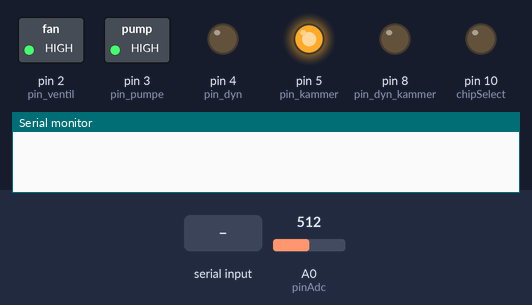
The sketch below on a simulated Arduino Mega 2560, built with avr-gcc and run on an emulated ATmega2560. Parts: switched loads named in the sketch (green lamp = pin HIGH), output pins drawn as LEDs (lit = HIGH), the last lines printed to the serial monitor. The inputs (shaded band) are chosen by the test bench; at power-on: A0 (pinAdc) = 512. The local clock reads 2024-03-15 10:24:30 at power-on unless the sketch sets it; storage starts empty.

Above: at 0.1 s.
At 2.9 s:
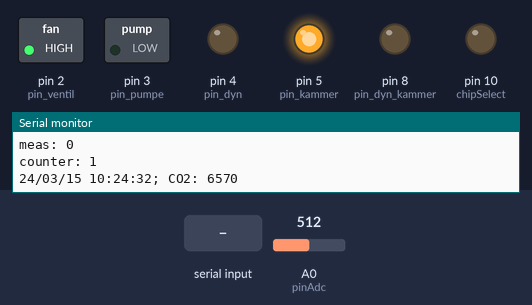
3.0 s: "1" received over the second serial link
At 31.7 s:
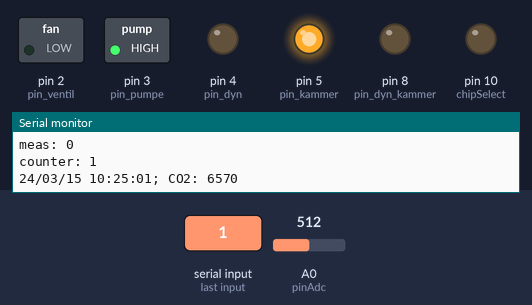
Timing chart, 0 to 32.5 s (numbered marks = the images above; inputs shaded):
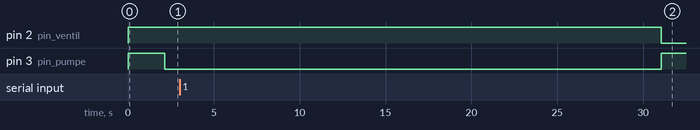

The sketch:

injektion_relais_init_mit_kammer.ino
```cpp
// Load needed packages -----------------------------------------------------------------------
#include "RTClib.h" //Time
#include "SdFat.h" //SD-card
#include "SPI.h" //needed by SD library
#include <SoftwareSerial.h>

// Create needed variables --------------------------------------------------------------------

// other input variables ------------------------------------------------
int intervall_s = 1;
int intervall_min = 0;
int relais_h = 6; //Pause zwischen inj messungen in stunden
int ventil_mins = 6;//6; //Zeitraum in dem das ventil offen ist und die inj Kammer misst
int pumpe_mins = 1; //how many minutes does the pump pump
int kammer_intervall = 10;//10; //min
int kammer_closing = 5; //min
int dyn_on = 1; // is dynament sensor turned on or not


//initial measurements
int counter = 0;//counts the initial measurements
int meas = 0;//changes between 0 = Pump and 1 =  Measurement
int n_counts = 5;//number of initial measurements
int t_init = 0;//minutes before first measurement
//int init_01 = 1; // hilfsvariable um t_init abzuwarten
//int now_init = 0;

//Time
RTC_DS1307 rtc; //Defines the real Time Object

// Pins variables
const float VRefer = 5;       // voltage of adc reference
const int pinAdc   = A0;
const int pin_ventil = 2;
const int pin_pumpe = 3;
const int pin_dyn = 4;
const int pin_kammer = 5;
const int pin_dyn_kammer = 8;

const int rx = 6;
const int tx = 7;
SoftwareSerial Serial2(rx, tx); //rx tx

//CO2 rxtx variables----------------------------------------------------
// Control Bytes -----------------------------------------------------
//Data Link Escape DLE = 0x10 (00010000)
int DLE = 0x10;
//Read RD = 0x13 (00010011)
int RD = 0x13;

//End of Frame EOF = 0x1F (00011111)
int EoF = 0x1F;
int CheckSum_High = 0x00;

// live data reads CO2 and Temp live Data simple only reads CO2
//read live Data 0x01 live Data simple 0x06
int VariableID = 0x01;
//int CheckSum_Low = 0x58; //live data simple
int CheckSum_Low = 0x53; //live Data

//bytes die an den Dynament gesendet werden
byte out_bytes[7] = {DLE, RD, VariableID, DLE, EoF, CheckSum_High, CheckSum_Low};

//live Data simple 15 bytes
//byte inBuffer[15];
//live Data with Temperature 27 bytes
byte in_bytes[50];

byte bufIndx = 0;

byte CO2_bytes[4];
byte temp_bytes[4];

 //SD variables----------------------------------------------------
SdFat sd;
const int chipSelect = 10; //Select the pin the SD card uses for communication
  //if Pin 10 is used for something else the SD library will not work
SdFile file; //Variable for the logging of data
char filename[] = "yymmdd_inj.TXT";
char filename_chamber[] = "yymmdd_chamber.TXT";
char date_char[] = "yy/mm/dd HH:MM:SS";

//Variable for USB connection
#define ECHO_TO_SERIAL 1 //0 no signal to USB 1 signal to USB
  //if False the lines regarding the Serial Monitor are not executed
unsigned int baudrate = 38400;


// Setup ----------------------------------------------------------------------
void setup(){
 // datetime -----------------------------------

   if (! rtc.begin()) {
    #if ECHO_TO_SERIAL
    Serial.println("Couldn't find RTC");
    #endif ECHO_TO_SERIAL
    while (1);
  }

  if (! rtc.isrunning()) {
//    Uhrzeit einmalig adjusten dann auskommentieren
//    rtc.adjust(DateTime(F(__DATE__), F(__TIME__)));
  }

//output pins
  pinMode(chipSelect, OUTPUT);
  pinMode(pin_ventil, OUTPUT);
  pinMode(pin_pumpe, OUTPUT);
  pinMode(pin_dyn, OUTPUT);
  pinMode(pin_kammer, OUTPUT);
  pinMode(pin_dyn_kammer, OUTPUT);

  digitalWrite(pin_kammer,HIGH);
  digitalWrite(pin_dyn_kammer,LOW);
  digitalWrite(pin_ventil,HIGH);
  digitalWrite(pin_pumpe,HIGH);
  digitalWrite(pin_dyn,LOW);
//SD -------------------------------------------------------
   #if ECHO_TO_SERIAL //if USB connection exists do the following:
   Serial.begin(baudrate); //Activate Serial Monitor
   #endif ECHO_TO_SERIAL

   Serial2.begin(baudrate);
   Serial2.flush();
   //DateTime now = rtc.now(); //Get the current time
   //now_init = now.minute(); //Get the current time
}

// loop -----------------------------------------------------
void loop(){
  if(sd.begin(chipSelect, SPI_HALF_SPEED)){

  get_filename();
  get_filename_chamber();
//  write_header();
//  write_header_chamber();

  write_header(filename, "date; CO2_ppm");
  write_header(filename_chamber, "date; CO2_ppm; temp_C; chamber");
//
    DateTime now1 = rtc.now(); //Get the current time

    // Warten -------------------------------------------------------------
    if(intervall_min > 0){
    long pause = 1000L*60L*(intervall_min) - now1.second()*1000L - 2*1000L;
    delay(pause);
    }
    if(intervall_s > 0){
      long pause = 1000L*intervall_s;
      if(pause > 0){
      delay(pause);
      }
    }
    DateTime now = rtc.now(); //Get the current time
    sprintf(date_char,"%02d/%02d/%02d %02d:%02d:%02d", now.year() % 100, now.month(), now.day(),  now.hour(), now.minute(), now.second());


  //------------------------------------
  //kammer
  //-------------------------------------

  if((now.minute() - kammer_closing - 2)  % kammer_intervall == 0){
    //digitalWrite(pin_dyn_kammer, HIGH);
    dyn_on = 0;
  }

  if((now.minute() + 2)  % kammer_intervall == 0){
    digitalWrite(pin_dyn_kammer, LOW);
    dyn_on = 1;
  }

  digitalWrite(pin_dyn_kammer, LOW);
  dyn_on = 1;
  if(dyn_on == 1){
    ////////////////////////////////////////////////////////////////////////////////////////
    read_CO2_RxTx();
    ////////////////////////////////////////////////////////////////////////////////////////

  }//dyn_on == 1


  if(now.minute() % kammer_intervall == 0){
    digitalWrite(pin_kammer,LOW);
    if(file.open(filename_chamber, O_WRITE | O_APPEND)){
      file.print(";closing");
      file.close();
    }
    #if ECHO_TO_SERIAL
    Serial.println("closing");
    #endif ECHO_TO_SERIAL
  }else if((now.minute() - kammer_closing) % kammer_intervall == 0){
    digitalWrite(pin_kammer,HIGH);
    if(file.open(filename_chamber, O_WRITE | O_APPEND)){
      file.print(";opening");
      file.close();
    }
    #if ECHO_TO_SERIAL
    Serial.println("opening");
    #endif ECHO_TO_SERIAL
  }else if(dyn_on == 1){
    if(file.open(filename_chamber, O_WRITE | O_APPEND)){
      file.print(";0");
      file.close();
    }
  }
  ////////////////////////////////////////////////////////////////////////////////////////

  ////////////////////////////////////////////////////////////////////////////////////////

  ///----------------------------------------------
  #if ECHO_TO_SERIAL
  Serial.print("meas: ");
  Serial.println(meas);
  Serial.print("counter: ");
  Serial.println(counter);
  #endif ECHO_TO_SERIAL
//initial measurements
// am anfang wird erstmal t_init gewartet damit der Schlauch sich mit CO2 fuellt
  if(counter == 0){
//    if(init_01 == 0){
//    now_init = now.minute(); //Get the current time
//    Serial.print("t_init_01:");
//    Serial.print(init_01);
//    init_01 = 1;
//    }
//
//    Serial.println("");
//
//    Serial.print("now.minute ");
//    Serial.print(now.minute());
//    Serial.print("init_time ");
//    Serial.print(now_init);
//    Serial.print("diff");
//    Serial.println(now.minute() -now_init);
//
//    if(now.minute() - now_init == t_init | now.minute() - now_init == t_init - 60 ){
//      Serial.print("counter++");
//      counter++;
//    }

    long pause = t_init * 60L*1000L;
    #if ECHO_TO_SERIAL
    Serial.print("pause: ");
    Serial.println(t_init);
    #endif ECHO_TO_SERIAL
    delay(pause);
    counter++;
  }else if(counter <= n_counts | (counter == (n_counts +1) & now.minute() % ventil_mins == 0)){
    //dann werden n_counts messungen gemacht bevor nur noch alle relais_h stunden eine messung gemacht wird
    //wenn counter n_counts +1 ist dann wird noch ein letztes mal leergepumpt

    //relais 1 off and on times ---------------------------------------------
    // ventil geht in die Inj Kamer
    //now.minute % ventil_mins != 0 heisst immer wenn die jetzige minute nicht ohne rest durch ventil_mins teilbar ist
    if(now.minute() % ventil_mins != 0){
      digitalWrite(pin_ventil,LOW);
      meas = 1;
    }else{
      digitalWrite(pin_ventil,HIGH);
    }
    // relais 2 off and on time---------------------------
    //Pumpe geht an und spuehlt inj_kammer
  if(now.minute() % ventil_mins == 0){
      digitalWrite(pin_pumpe,LOW);
      //damit nur einmal der counter hochgesetzt wird dient meas als hilfsvariable die immer nach der messung wieder auf 0 gesetzt wird
      if(meas == 1){
        counter++;
      }
      meas = 0;
    }else{
      digitalWrite(pin_pumpe,HIGH);
    }
    //CO2 auslesen und in Datei schreiben
    if(file.open(filename, O_WRITE | O_APPEND)){

   // time -------------------------------------
    SdFile::dateTimeCallback(dateTime); //Update the timestamp of the logging file
    //Datum print---------------------------------------------------------------
    file.println("");
    file.print(date_char);
    file.print(";");
    //file.flush();

    #if ECHO_TO_SERIAL
    //Serial.println("");
    Serial.print(date_char);
    Serial.print(";");
    #endif ECHO_TO_SERIAL


    // read CO2 Anaolog signal---------------------------------------------------
    float CO2 = readCO2();


   //signal an PC console ------------------------------------------
   #if ECHO_TO_SERIAL
    Serial.print(" CO2: ");
    Serial.println(CO2,0);
  #endif ECHO_TO_SERIAL


  //Werte in logfile schreiben ------------------------------------------
    file.print(CO2, 0);
    file.close();
    }

  }else{
    if(counter == (n_counts + 1)){
    digitalWrite(pin_pumpe,HIGH);
    counter++;
    }

// relais 1 off and on times -----------------------------------------------------------
  if(now.hour() % relais_h == 0){

    if(file.open(filename, O_WRITE | O_APPEND)){

   // time -------------------------------------
    SdFile::dateTimeCallback(dateTime); //Update the timestamp of the logging file
    if( now.minute() >= 1 & now.minute() < (ventil_mins + 1)){
      digitalWrite(pin_ventil,LOW);
    }else{
      digitalWrite(pin_ventil,HIGH);
    }
    // relais 2 off and on time
  if(now.minute() >= (ventil_mins + 1) & now.minute() < (ventil_mins + 1 + pumpe_mins)){
      digitalWrite(pin_pumpe,LOW);
    }else{
      digitalWrite(pin_pumpe,HIGH);
    }
    if(now.minute() <= (ventil_mins + 1)){
      digitalWrite(pin_dyn,LOW);

    //Datum print-------------------------------------------------------------
    file.println("");
    file.print(date_char);
    file.print(";");
    //file.flush();

  #if ECHO_TO_SERIAL
    Serial.print(date_char);
    Serial.print(";");
    #endif ECHO_TO_SERIAL


    // read CO2 Anaolog signal-------------------------------------------------
    float CO2 = readCO2();


   //signal an PC console ------------------------------------------
   #if ECHO_TO_SERIAL
    Serial.print(" CO2: ");
    Serial.println(CO2,0);
  #endif ECHO_TO_SERIAL


  //Werte in logfile schreiben ------------------------------------------
    file.print(CO2, 0);
    file.close();
    }else{
      digitalWrite(pin_dyn,HIGH);
      file.close();
    }//now.minute <= ventil_mins +1
  }//file.open
  }//relais_h
  }//if counter > n_counts

  }//sd.begin
}


//functions---------------------------------------------------------------------------------------------


// Function to set the timestamp of the DataFile that was created on the SD card -------------
void dateTime(uint16_t* date, uint16_t* time) {
  DateTime now = rtc.now();

  //return date using FAT_DATE macro to format fields
  *date = FAT_DATE(now.year(), now.month(), now.day());

  //return time using FAT_TIME macro to format fields
  *time = FAT_TIME(now.hour(), now.minute(), now.second());
}


void get_filename(){
DateTime now = rtc.now();

filename[0] = (now.year()/10)%10 + '0'; //To get 3rd digit from year()
filename[1] = now.year()%10 + '0'; //To get 4th digit from year()
filename[2] = now.month()/10 + '0'; //To get 1st digit from month()
filename[3] = now.month()%10 + '0'; //To get 2nd digit from month()
filename[4] = now.day()/10 + '0'; //To get 1st digit from day()
filename[5] = now.day()%10 + '0'; //To get 2nd digit from day()
//filename[6] = now.hour()/12 + '0'; //To get 1st digit from day()
//filename[7] = now.hour()%10 + '0'; //To get 2nd digit from day()
}
void get_filename_chamber(){
DateTime now = rtc.now();

filename_chamber[0] = (now.year()/10)%10 + '0'; //To get 3rd digit from year()
filename_chamber[1] = now.year()%10 + '0'; //To get 4th digit from year()
filename_chamber[2] = now.month()/10 + '0'; //To get 1st digit from month()
filename_chamber[3] = now.month()%10 + '0'; //To get 2nd digit from month()
filename_chamber[4] = now.day()/10 + '0'; //To get 1st digit from day()
filename_chamber[5] = now.day()%10 + '0'; //To get 2nd digit from day()
//filename[6] = now.hour()/12 + '0'; //To get 1st digit from day()
//filename[7] = now.hour()%10 + '0'; //To get 2nd digit from day()
}
//
void write_header(char file_name[], char header[]) {
  if(!sd.exists(file_name)){
    file.open(file_name, O_WRITE | O_CREAT | O_EXCL | O_APPEND);

    file.print(header);
    file.close();
  }
}

//void write_header() {
//  if(!sd.exists(filename)){
//    file.open(filename, O_WRITE | O_CREAT | O_EXCL | O_APPEND);
//
//    file.print("date; CO2_ppm");
//    file.close();
//  }
//}
//void write_header_chamber() {
//  if(!sd.exists(filename_chamber)){
//    file.open(filename_chamber, O_WRITE | O_CREAT | O_EXCL | O_APPEND);
//
//    file.print("date; CO2_ppm; temp_C");
//    file.close();
//  }
//}

float readVout()
{
    long sum = 0;
    for(int i=0; i<32; i++)
    {
        sum += analogRead(pinAdc);
    }
    // >>= bitshift nach rechts entspricht eine division durch 2^x also in diesem fall 2^5 also 32
    sum >>= 5;
    //Analog to Digital Converter (ADC): Analog V measured = ADC reading * System Voltage (5V) / Resolution of ADC (10 bits = 2^10 also 1023)
    float MeasuredVout = sum * (VRefer / 1023.0);


    return MeasuredVout;
}

float readCO2()
{
    // Vout samples are with reference to 3.3V
    float Vout = readVout();

    // Sauerstoffkonz Luft 20.95%
    // Gemessenes Analog Signal 1.325V
    float Concentration = ((Vout - 0.4) / 1.6) * 5000;
    return Concentration;
}

void read_CO2_RxTx() {
    //Datei öffnen (ACHTUNG die Datei muss immer wieder geschlossen werden sonst treten Fehler auf!!)
    if(file.open(filename_chamber, O_WRITE | O_APPEND)){
      // Messwerte auslesen ------------------------------------------------------------------------

    //read CO2 signal with Serial Communication-----------------------------------------------
    // sending bytes -------------------------------------------
    Serial2.write(out_bytes,(sizeof(out_bytes)));
    Serial.flush();
    // receiving bytes -------------------------------------------------
    if(Serial2.available()){
      //so lange Serial2 available werden byte für byte abgerufen
      while (Serial2.available()) {

          in_bytes[bufIndx] = Serial2.read();
          //der buffer Index wird jedes mal um 1 erhöht
        if(bufIndx <= 39){
          bufIndx ++;
        }
   }
   //am Ende wird bufInx wieder auf 0 gesetzt
   bufIndx = 0;

  //die CO2 Werte stecken an Position 7 bis 10
  for(int i = 0; i <= sizeof(CO2_bytes);i++){
    CO2_bytes[i] = in_bytes[i+7];  // extract gas reading from sensor
  }
  //die Bytes in ein float umwandeln
  float CO2 = *((float *)CO2_bytes);

  //die temperatur Werte stecken an Position 11 bis 14
  for(int i = 0; i <= sizeof(CO2_bytes);i++){
    temp_bytes[i] = in_bytes[i+11];  // extract gas reading from sensor
  }
  float temp = *((float *)temp_bytes);

  //in_bytes werden wieder auf 0 gesetzt
  for(int i = 0; i <= (sizeof(in_bytes)); i++){
    in_bytes[i] = 0;
  }

   // Messwerte ausgeben --------------------------------------------
   //signal an PC console ------------------------------------------
   #if ECHO_TO_SERIAL
    Serial.print(date_char);
    Serial.print(";");
    Serial.print("CO2: ");
    Serial.print(CO2,0);
    Serial.print(", temp:");
    Serial.println(temp,2);
  #endif ECHO_TO_SERIAL

  //Werte in logfile schreiben ------------------------------------------
    file.println("");
    file.print(date_char);
    file.print(";");

    file.print(CO2, 0);
    file.print(";");
    file.print(temp, 2);

    file.close();

  // wenn keine CO2 Messwerte vorhanden sind (kein serial2 available)-----------------
  }else{
      file.println("");
      file.print(date_char);
      file.print(";NA;NA");
      file.close();
   #if ECHO_TO_SERIAL
    Serial.print(date_char);
    Serial.println("; no data signal");
  #endif ECHO_TO_SERIAL
  }//ende serial2.available
  }//ende file.open
}
```
